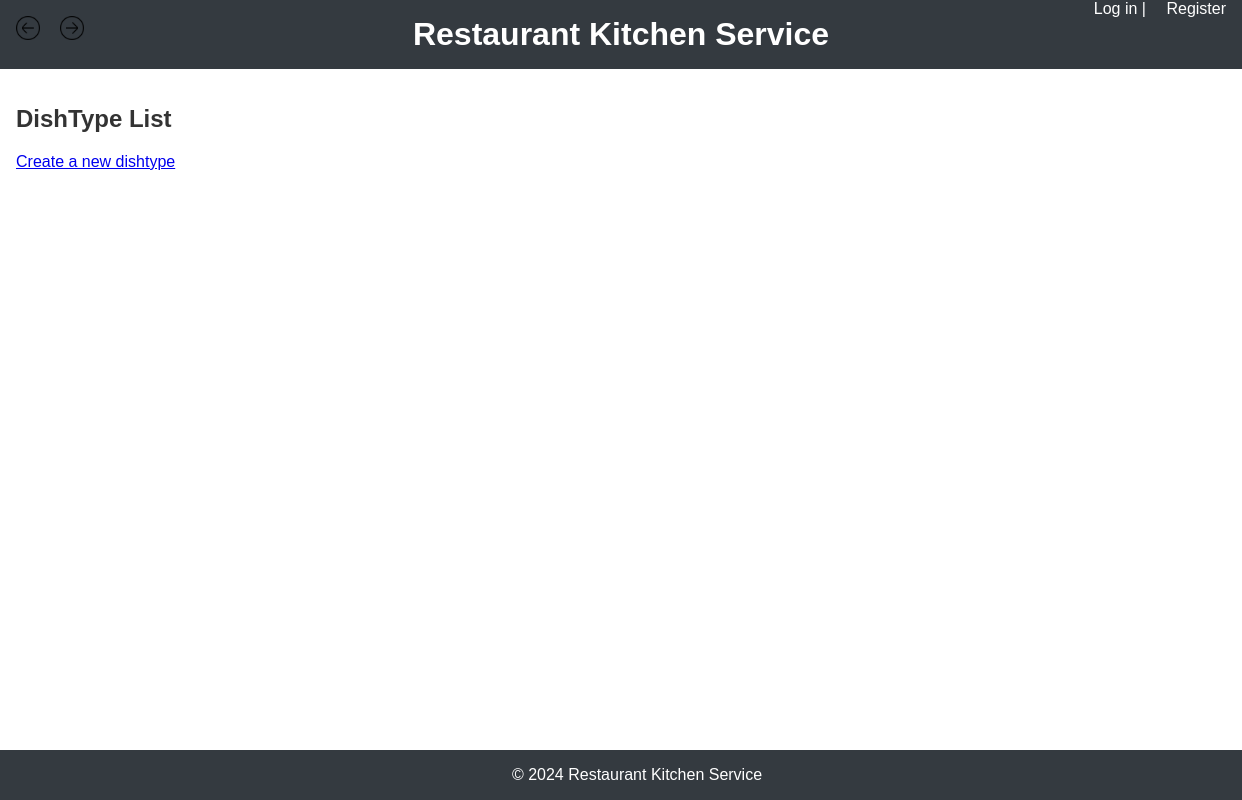
Page /kitchen/dishtypes/ on the earlier database version.
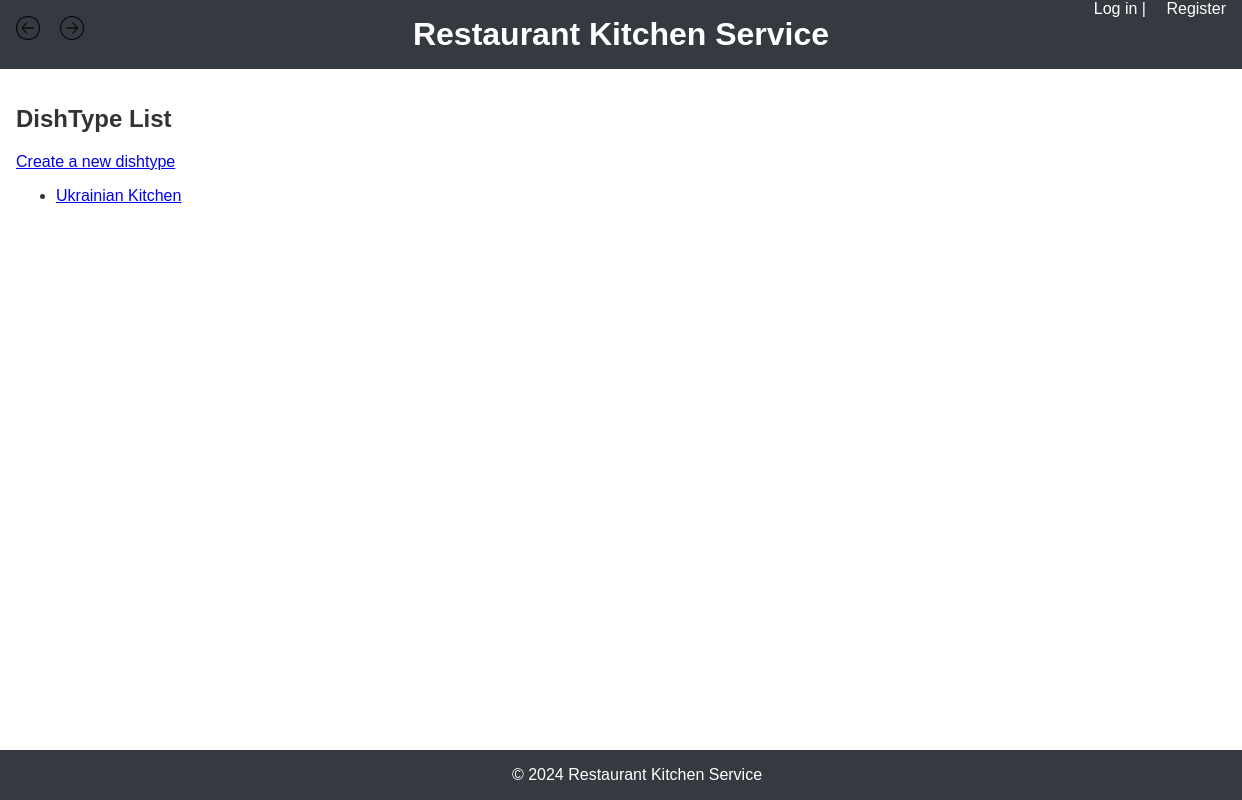
Same page on the later database version.
### kitchen/models.py (models this page shows, shortened)
class DishType(models.Model):
    name = models.CharField(max_length=255)

### kitchen/views.py (the view)
# urls.py: path('dishtypes/', DishTypeListView.as_view(), name='dishtype_list'),
class DishTypeListView(ListView):
    model = DishType
    template_name = 'kitchen/dishtype_list.html'
    context_object_name = 'dishtype_list'

### templates/kitchen/dishtype_list.html (shortened to what this page needs)
{% extends "base.html" %}
{% block content %}
<h2>DishType List</h2>
<a href="{% url 'kitchen:dishtype_create' %}">Create a new dishtype</a>
<ul>
    {% for dishtype in dishtype_list %}
        <li>
            <a href="{% url 'kitchen:dishtype_detail' dishtype.pk %}">{{ dishtype.name }}</a>
        </li>
    {% endfor %}
</ul>
{% endblock %}

Differences in the rows shown:
added DishType: name "Ukrainian Kitchen"
